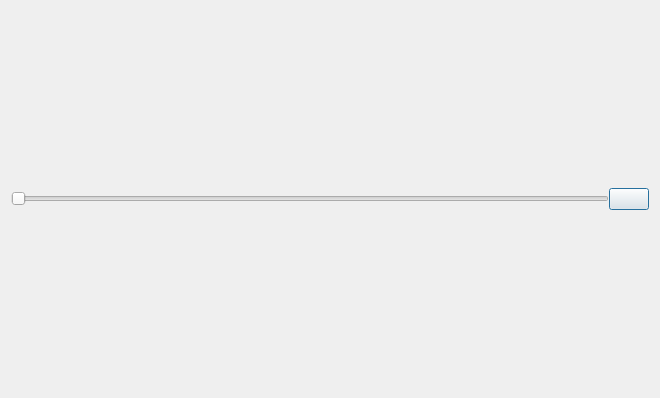
<?xml version="1.0" encoding="UTF-8"?>
<ui version="4.0">
 <class>VideoViewer</class>
 <widget class="QDialog" name="VideoViewer">
  <property name="geometry">
   <rect>
    <x>0</x>
    <y>0</y>
    <width>660</width>
    <height>398</height>
   </rect>
  </property>
  <property name="windowTitle">
   <string>View Video</string>
  </property>
  <layout class="QVBoxLayout" name="verticalLayout">
   <item>
    <layout class="QHBoxLayout" name="horizontalLayout">
     <property name="sizeConstraint">
      <enum>QLayout::SetDefaultConstraint</enum>
     </property>
    </layout>
   </item>
   <item>
    <widget class="QFrame" name="frame">
     <property name="sizePolicy">
      <sizepolicy hsizetype="Preferred" vsizetype="Maximum">
       <horstretch>0</horstretch>
       <verstretch>0</verstretch>
      </sizepolicy>
     </property>
     <property name="minimumSize">
      <size>
       <width>0</width>
       <height>0</height>
      </size>
     </property>
     <property name="maximumSize">
      <size>
       <width>16777215</width>
       <height>50</height>
      </size>
     </property>
     <property name="frameShape">
      <enum>QFrame::NoFrame</enum>
     </property>
     <property name="frameShadow">
      <enum>QFrame::Plain</enum>
     </property>
     <layout class="QHBoxLayout" name="horizontalLayout_2">
      <property name="spacing">
       <number>0</number>
      </property>
      <property name="leftMargin">
       <number>0</number>
      </property>
      <property name="topMargin">
       <number>0</number>
      </property>
      <property name="rightMargin">
       <number>0</number>
      </property>
      <property name="bottomMargin">
       <number>0</number>
      </property>
      <item>
       <widget class="QSlider" name="horizontalSlider">
        <property name="orientation">
         <enum>Qt::Horizontal</enum>
        </property>
       </widget>
      </item>
      <item>
       <widget class="QPushButton" name="pushButton">
        <property name="text">
         <string/>
        </property>
       </widget>
      </item>
     </layout>
    </widget>
   </item>
  </layout>
 </widget>
 <resources/>
 <connections/>
</ui>
